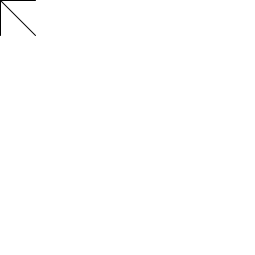
Frame 1 (no input)
Frame 60 (the mouse pressed at the canvas centre just before this capture): identical to frame 1, image omitted
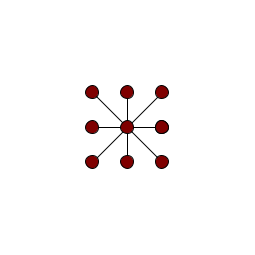
Frame 120 (the mouse held since frame 60 and released just before this capture)

The Processing sketch that drew these frames (run headless with seeded random() and noise(); from frame 60 on, the mouse is pressed at the canvas centre):

// Processing sketch: processing_166030
// ── processing_166030.pde

int pos = 1;
int lin = 35;
float tam = 0.10;

void setup() {
  size(255,255);
}

void draw() {
  //background(1+pos*100);
    background(255);
  line(mouseX-lin,mouseY-lin,mouseX+lin,mouseY+lin);
    line(mouseX-lin,mouseY+lin,mouseX+lin,mouseY-lin);
      line(mouseX-lin,mouseY,mouseX+lin,mouseY);
        line(mouseX,mouseY-lin,mouseX,mouseY+lin);
        
  fill(mouseX,0,0);
  ellipse(mouseX,mouseY,mouseY*tam,mouseY*tam);
    ellipse(mouseX-lin,mouseY,mouseY*tam,mouseY*tam);
      ellipse(mouseX+lin,mouseY,mouseY*tam,mouseY*tam);
        ellipse(mouseX+lin,mouseY,mouseY*tam,mouseY*tam);
          ellipse(mouseX,mouseY-lin,mouseY*tam,mouseY*tam);
            ellipse(mouseX,mouseY+lin,mouseY*tam,mouseY*tam);
              ellipse(mouseX-lin,mouseY+lin,mouseY*tam,mouseY*tam);
                ellipse(mouseX+lin,mouseY+lin,mouseY*tam,mouseY*tam);
                  ellipse(mouseX-lin,mouseY-lin,mouseY*tam,mouseY*tam);
                    ellipse(mouseX+lin,mouseY-lin,mouseY*tam,mouseY*tam);
          
          
  //pos = pos + 1;

}
